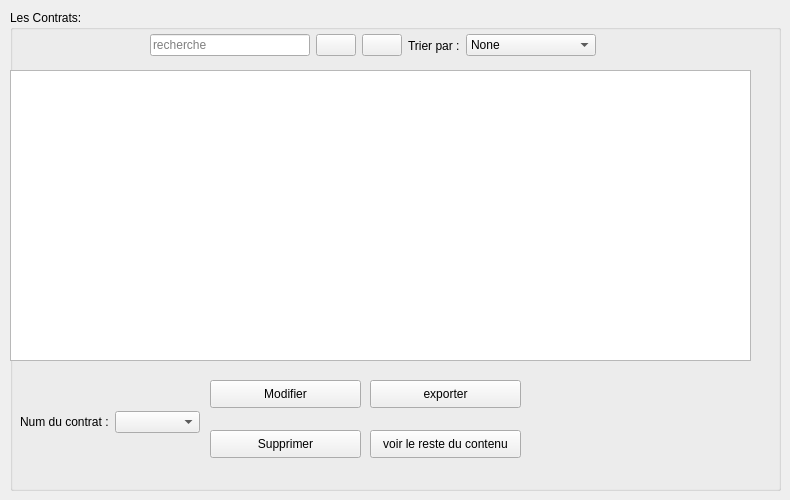
      <widget class="QWidget" name="tab_5">
       <attribute name="title">
        <string>afficher</string>
       </attribute>
       <widget class="QGroupBox" name="affichecontrat">
        <property name="geometry">
         <rect>
          <x>10</x>
          <y>10</y>
          <width>771</width>
          <height>481</height>
         </rect>
        </property>
        <property name="title">
         <string>Les Contrats:</string>
        </property>
        <widget class="QTableView" name="tablecontrats">
         <property name="geometry">
          <rect>
           <x>0</x>
           <y>60</y>
           <width>741</width>
           <height>291</height>
          </rect>
         </property>
        </widget>
        <widget class="QPushButton" name="gomodifiercontrat">
         <property name="geometry">
          <rect>
           <x>200</x>
           <y>370</y>
           <width>151</width>
           <height>28</height>
          </rect>
         </property>
         <property name="styleSheet">
          <string notr="true"/>
         </property>
         <property name="text">
          <string>Modifier</string>
         </property>
        </widget>
        <widget class="QPushButton" name="supprimercontrat">
         <property name="geometry">
          <rect>
           <x>200</x>
           <y>420</y>
           <width>151</width>
           <height>28</height>
          </rect>
         </property>
         <property name="styleSheet">
          <string notr="true"/>
         </property>
         <property name="text">
          <string>Supprimer</string>
         </property>
        </widget>
        <widget class="QPushButton" name="exportercontrat">
         <property name="geometry">
          <rect>
           <x>360</x>
           <y>370</y>
           <width>151</width>
           <height>28</height>
          </rect>
         </property>
         <property name="text">
          <string>exporter</string>
         </property>
        </widget>
        <widget class="QPushButton" name="voirlerestecontrat">
         <property name="geometry">
          <rect>
           <x>360</x>
           <y>420</y>
           <width>151</width>
           <height>28</height>
          </rect>
         </property>
         <property name="text">
          <string>voir le reste du contenu</string>
         </property>
        </widget>
        <widget class="QWidget" name="layoutWidget">
         <property name="geometry">
          <rect>
           <x>140</x>
           <y>10</y>
           <width>446</width>
           <height>51</height>
          </rect>
         </property>
         <layout class="QHBoxLayout" name="horizontalLayout_6">
          <item>
           <layout class="QHBoxLayout" name="horizontalLayoutrecherchecontrat">
            <item>
             <widget class="QLineEdit" name="recherchecontrat">
              <property name="placeholderText">
               <string>recherche</string>
              </property>
             </widget>
            </item>
            <item>
             <widget class="QPushButton" name="buttonrecherchecontrat">
              <property name="styleSheet">
               <string notr="true"/>
              </property>
              <property name="text">
               <string/>
              </property>
              <property name="icon">
               <iconset resource="GFX.qrc">
                <normaloff>:/search.png</normaloff>:/search.png</iconset>
              </property>
             </widget>
            </item>
           </layout>
          </item>
          <item>
           <widget class="QPushButton" name="buttonrefreshcontrat">
            <property name="text">
             <string/>
            </property>
            <property name="icon">
             <iconset resource="GFX.qrc">
              <normaloff>:/refresh.png</normaloff>:/refresh.png</iconset>
            </property>
            <property name="iconSize">
             <size>
              <width>40</width>
              <height>40</height>
             </size>
            </property>
           </widget>
          </item>
          <item>
           <layout class="QHBoxLayout" name="horizontalLayouttriecontrat">
            <item>
             <widget class="QLabel" name="labeltriecontrat">
              <property name="text">
               <string>Trier par :</string>
              </property>
             </widget>
            </item>
            <item>
             <widget class="QComboBox" name="triercontrat">
              <item>
               <property name="text">
                <string>None</string>
               </property>
              </item>
              <item>
               <property name="text">
                <string>numero du contrat</string>
               </property>
              </item>
              <item>
               <property name="text">
                <string>date</string>
               </property>
              </item>
              <item>
               <property name="text">
                <string>CIN</string>
               </property>
              </item>
              <item>
               <property name="text">
                <string>type de contrat</string>
               </property>
              </item>
             </widget>
            </item>
           </layout>
          </item>
         </layout>
        </widget>
        <widget class="QWidget" name="layoutWidget">
         <property name="geometry">
          <rect>
           <x>10</x>
           <y>400</y>
           <width>180</width>
           <height>24</height>
          </rect>
         </property>
         <layout class="QHBoxLayout" name="horizontalLayout_7">
          <item>
           <widget class="QLabel" name="labelnumcontrat">
            <property name="text">
             <string>Num du contrat :</string>
            </property>
           </widget>
          </item>
          <item>
           <widget class="QComboBox" name="comboBoxnumcontrat"/>
          </item>
         </layout>
        </widget>
       </widget>
      </widget>
